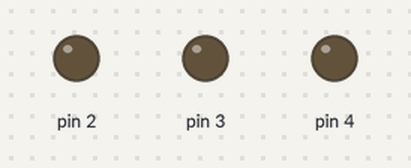
Bench run of a sketch on a simulated Arduino Uno, built with avr-gcc and run on an emulated ATmega328P. On the bench: output pins drawn as LEDs (lit = HIGH). What the sketch prints to the serial monitor is not drawn.

Above: at 0.02 s.
At 0.37 s:
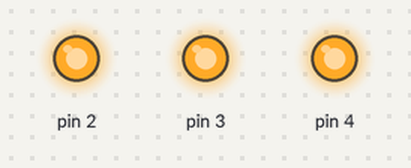
At 0.72 s:
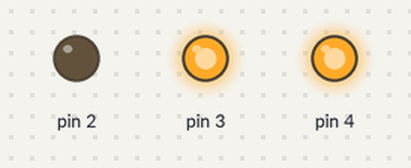
At 1.47 s:
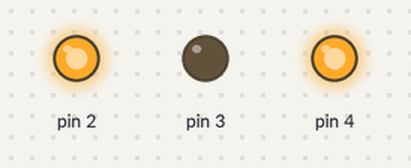
At 2.17 s:
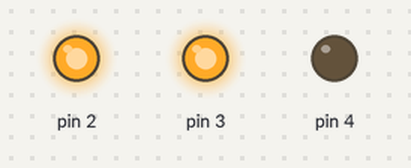
At 2.92 s:
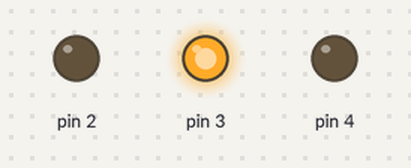
Timing chart, 0 to 3.2 s (numbered marks = the images above):
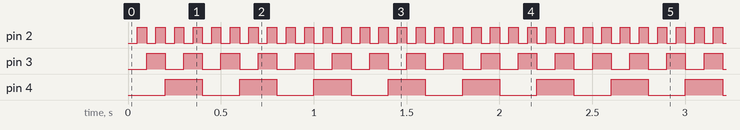

Measured:
- by itself, pin 2: alternates HIGH for 0.05 s and LOW for 0.05 s
- by itself, pin 3: alternates HIGH for 0.10 s and LOW for 0.10 s
- by itself, pin 4: alternates HIGH for 0.20 s and LOW for 0.20 s

The sketch:

OutputMultiplexer.ino
```cpp
//Code for running through each of the pins 0-7 on a 8-way multiplexer (like a 4067).
//Provides power to all possible outputs.

int analogPin = 0;

//Integers for storing bits. These bits become the HIGH or LOW values
//sent to the pins for activating the S0,S1,S2 pins on the multiplexter
int r0=0;
int r1=0;
int r2=0;

int i=0;     //Counter for loops

void setup() {
  //Pins for activating S0,S1,S2 on the multiplexter. Can be any digital pins.
  pinMode(2, OUTPUT);
  pinMode(3, OUTPUT);
  pinMode(4, OUTPUT);

  Serial.begin(9600);          //  setup serial
  Serial.println("CLEARDATA");  //For use with PLXDAQ
  Serial.println("LABEL,Time,Sec,Label1,Label2,Label3");
}

void loop() {
  for (int i=0;i<=7;i++){
    r0=bitRead(i,0);
    r1=bitRead(i,1);
    r2=bitRead(i,2);
    digitalWrite(2,r0);
    digitalWrite(3,r1);
    digitalWrite(4,r2);
    delay(50);
  }
}
```
